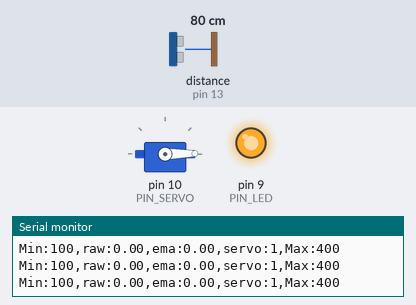
Bench run of a sketch on a simulated Arduino Uno, built with avr-gcc and run on an emulated ATmega328P. Parts: servo, output pins drawn as LEDs (lit = HIGH), the last lines printed to the serial monitor. Wiring (inferred from the names in the program): ultrasonic range finder: trigger pin 12; echo pin 13. The test bench sets the inputs (shaded band); at power-on: distance to the obstacle (sensor on pin 13) 80 cm. The echo pulse lasts 58.3 µs per cm; pins used as bus, display or sensor lines are not drawn.

Above: at 1.2 s.
1.3 s: distance to the obstacle (sensor on pin 13) set to 18 cm
At 1.56 s:
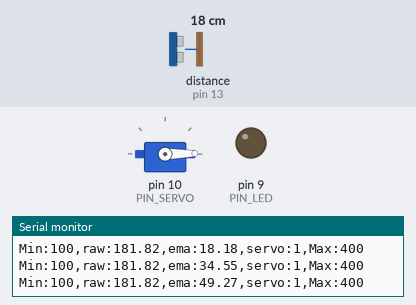
3.1 s: distance to the obstacle (sensor on pin 13) set to 35 cm
At 5.3 s:
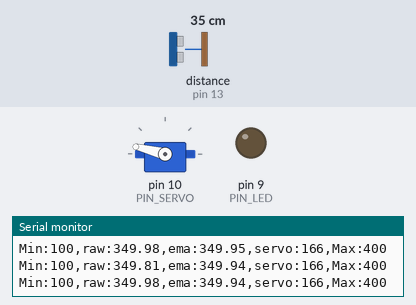
6.1 s: distance to the obstacle (sensor on pin 13) set to 2 cm
At 6.6 s:
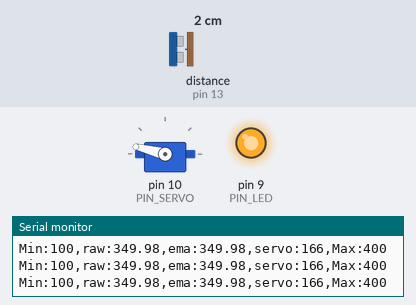
Timing chart, 0 to 9.1 s (numbered marks = the images above; inputs shaded):
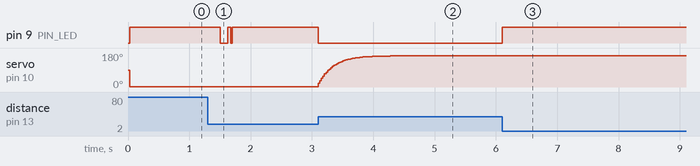

The sketch:

11_assign.ino
```cpp
#include <Servo.h>

// Arduino pin assignment
#define PIN_LED 9
#define PIN_SERVO 10
#define PIN_TRIG 12
#define PIN_ECHO 13

// configurable parameters
#define SND_VEL 346.0 // sound velocity at 24 celsius degree (unit: m/s)
#define INTERVAL 25 // sampling interval (unit: ms)
#define _DIST_MIN 180 // minimum distance to be measured (unit: mm)
#define _DIST_MAX 360 // maximum distance to be measured (unit: mm)
#define _DIST_ALPHA 0.1 // EMA weight of new sample (range: 0 to 1). Setting this value to 1 effectively disables EMA filter.

#define _DUTY_MIN 553 // servo full clockwise position (0 degree)
#define _DUTY_NEU (_DUTY_MIN+_DUTY_MAX)/2 // servo neutral position (90 degree)
#define _DUTY_MAX 2399 // servo full counterclockwise position (180 degree)

// global variables
float timeout; // unit: us
float dist_min, dist_max, dist_raw, dist_prev, dist_ema, alpha; // unit: mm
unsigned long last_sampling_time; // unit: ms
float scale; // used for pulse duration to distance conversion
Servo myservo;

void setup() {
// initialize GPIO pins
  pinMode(PIN_LED,OUTPUT);
  pinMode(PIN_TRIG,OUTPUT);
  digitalWrite(PIN_TRIG, LOW);
  pinMode(PIN_ECHO,INPUT);

  myservo.attach(PIN_SERVO);
  myservo.writeMicroseconds(_DUTY_NEU);

// initialize USS related variables
  dist_min = _DIST_MIN;
  dist_max = _DIST_MAX;
  alpha = _DIST_ALPHA;
  timeout = (INTERVAL / 2) * 1000.0; // precalculate pulseIn() timeout value. (unit: us)
  dist_raw = dist_prev = 0.0; // raw distance output from USS (unit: mm)
  scale = 0.001 * 0.5 * SND_VEL;
  alpha = _DIST_ALPHA;

// initialize serial port
  Serial.begin(57600);

// initialize last sampling time
  last_sampling_time = 0;
}

void loop() {
// wait until next sampling time.
// millis() returns the number of milliseconds since the program started. Will overflow after 50 days.
  if(millis() < last_sampling_time + INTERVAL) return;

// get a distance reading from the USS
  dist_raw = USS_measure(PIN_TRIG,PIN_ECHO);
  dist_ema = (1-alpha) * dist_ema + alpha * dist_raw;

// output the read value to the serial port
  Serial.print("Min:100,raw:");
  Serial.print(dist_raw);
  Serial.print(",ema:");
  Serial.print(dist_ema);
  Serial.print(",servo:");
  Serial.print(myservo.read());
  Serial.println(",Max:400");

// adjust servo position according to the USS read value

  // add your code here!
  if (dist_ema <= 180){
    myservo.writeMicroseconds(_DUTY_MIN);
    }
  else if (dist_ema <= 360){
    myservo.writeMicroseconds(_DUTY_MIN+(dist_ema-180)*10);
  }
  else{
    myservo.writeMicroseconds(_DUTY_MAX);
    }


// update last sampling time
  last_sampling_time += INTERVAL;
}

// get a distance reading from USS. return value is in millimeter.
float USS_measure(int TRIG, int ECHO)
{
  float reading;
  digitalWrite(TRIG, HIGH);
  delayMicroseconds(10);
  digitalWrite(TRIG, LOW);

  reading = pulseIn(ECHO, HIGH, timeout) * scale; // unit: mm
  if(reading < dist_min || reading > dist_max) {
    reading = 0.0; // return 0 when out of range.
    analogWrite(PIN_LED, 255);
  }
  else analogWrite(PIN_LED, 0);

  if(reading == 0.0) reading = dist_prev;
  else dist_prev = reading;

  return reading;
}
```

Measured:
- after the input at 1.3 s, pin 9 (PIN_LED): HIGH → LOW after 0.20 s, → HIGH 0.12 s later, → LOW 0.05 s later, → HIGH 0.03 s later; servo on pin 10 (PIN_SERVO): 1° → 2° after 1.4 s
- after the input at 3.1 s, pin 9 (PIN_LED): HIGH → LOW at once
- after the input at 6.1 s, pin 9 (PIN_LED): LOW → HIGH at once
